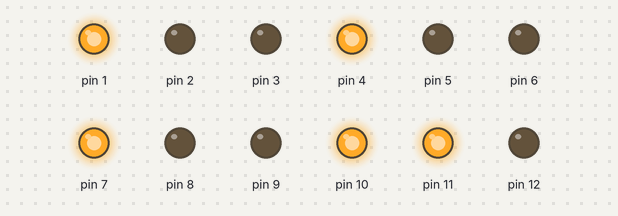
Simulated run of this sketch. Board: Arduino Uno, built with avr-gcc and run on an emulated ATmega328P. On the bench: output pins drawn as LEDs (lit = HIGH).

Above: at 1.15 s.
At 4.15 s:
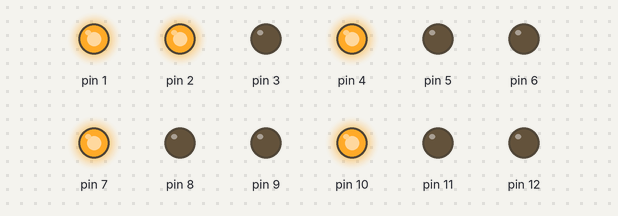
At 5.6 s:
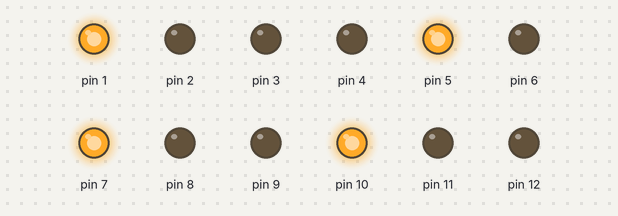
At 8.6 s:
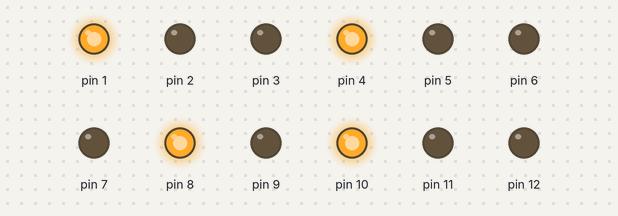
At 11.6 s:
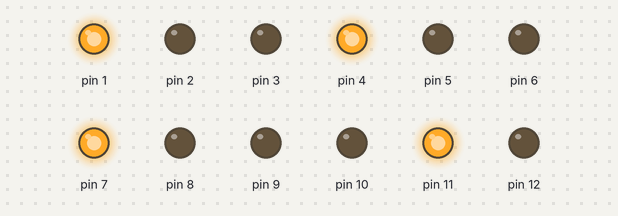
At 14.6 s:
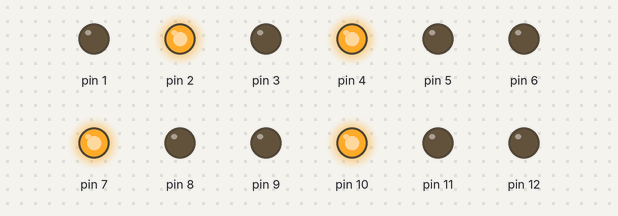
Timing chart, 0 to 16.6 s (numbered marks = the images above):
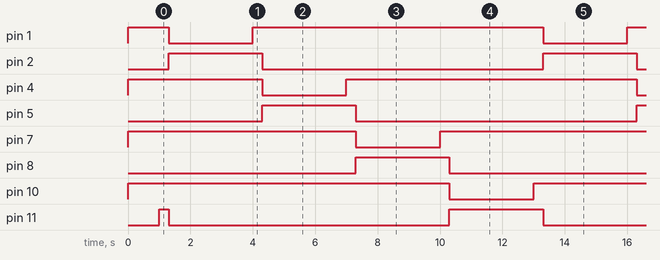

The sketch:

Traffic_Signal_Pattern.ino
```cpp
void setup() {
  pinMode(1, OUTPUT);
  pinMode(2, OUTPUT);
  pinMode(3, OUTPUT);
  pinMode(4, OUTPUT);
  pinMode(5, OUTPUT);
  pinMode(6, OUTPUT);
  pinMode(7, OUTPUT);
  pinMode(8, OUTPUT);
  pinMode(9, OUTPUT);
  pinMode(10, OUTPUT);
  pinMode(11, OUTPUT);
  pinMode(12, OUTPUT);
  // Make all red
  digitalWrite(1, HIGH);
  digitalWrite(2, LOW);
  digitalWrite(3, LOW);
  digitalWrite(4, HIGH);
  digitalWrite(5, LOW);
  digitalWrite(6, LOW);
  digitalWrite(7, HIGH);
  digitalWrite(8, LOW);
  digitalWrite(9, LOW);
  digitalWrite(10, HIGH);
  digitalWrite(11, LOW);
  digitalWrite(12, LOW);
  delay(1000);
}

void loop() {
  changeLight(0);
  delay(2700);
  changeLight(1);
  delay(2700);
  changeLight(2);
  delay(2700);
  changeLight(3);
  delay(2700);
}

void changeLight (int x){
  int y = x - 1;
  x = x % 4;
  y = ((y%4)+4)%4;

  digitalWrite((y)*3 + 1, HIGH);
  digitalWrite((y)*3 + 2, HIGH);
  digitalWrite((y)*3 + 3, LOW);
  delay(300);

  digitalWrite((y)*3 + 1, HIGH);
  digitalWrite((y)*3 + 2, LOW);
  digitalWrite((y)*3 + 3, LOW);

  digitalWrite((x)*3 + 1, LOW);
  digitalWrite((x)*3 + 2, HIGH);
  digitalWrite((x)*3 + 3, LOW);
}
```

Measured:
- by itself, pin 1, pin 4, pin 7, pin 10: alternates HIGH for 9.3 s and LOW for 2.7 s
- by itself, pin 2, pin 5, pin 8: alternates HIGH for 3.0 s and LOW for 9.0 s
- by itself, pin 11: repeats every 12.0 s: LOW 9.0 s, HIGH 3.0 s
